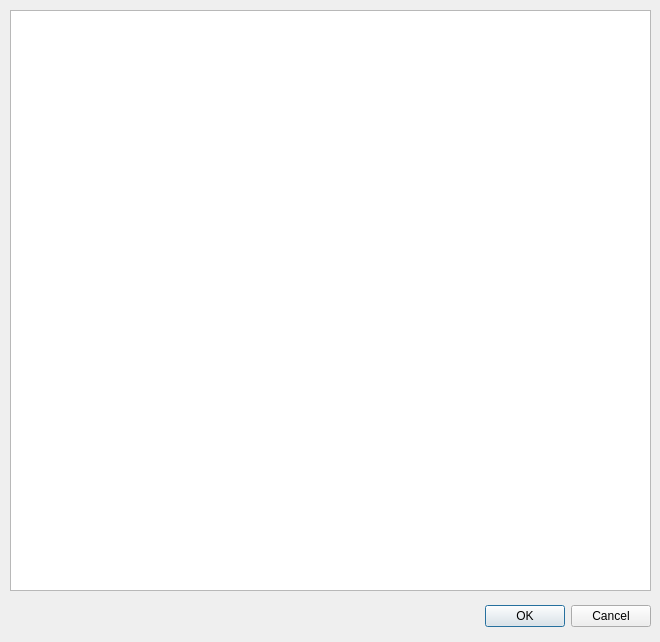
<?xml version="1.0" encoding="UTF-8"?>
<ui version="4.0">
 <class>Dialog_2</class>
 <widget class="QDialog" name="Dialog_2">
  <property name="geometry">
   <rect>
    <x>0</x>
    <y>0</y>
    <width>660</width>
    <height>642</height>
   </rect>
  </property>
  <property name="windowTitle">
   <string>Dialog</string>
  </property>
  <widget class="QDialogButtonBox" name="buttonBox">
   <property name="geometry">
    <rect>
     <x>310</x>
     <y>600</y>
     <width>341</width>
     <height>32</height>
    </rect>
   </property>
   <property name="orientation">
    <enum>Qt::Horizontal</enum>
   </property>
   <property name="standardButtons">
    <set>QDialogButtonBox::Cancel|QDialogButtonBox::Ok</set>
   </property>
  </widget>
  <widget class="QTableWidget" name="tableWidget">
   <property name="geometry">
    <rect>
     <x>10</x>
     <y>10</y>
     <width>641</width>
     <height>581</height>
    </rect>
   </property>
  </widget>
 </widget>
 <resources/>
 <connections>
  <connection>
   <sender>buttonBox</sender>
   <signal>accepted()</signal>
   <receiver>Dialog_2</receiver>
   <slot>accept()</slot>
   <hints>
    <hint type="sourcelabel">
     <x>248</x>
     <y>254</y>
    </hint>
    <hint type="destinationlabel">
     <x>157</x>
     <y>274</y>
    </hint>
   </hints>
  </connection>
  <connection>
   <sender>buttonBox</sender>
   <signal>rejected()</signal>
   <receiver>Dialog_2</receiver>
   <slot>reject()</slot>
   <hints>
    <hint type="sourcelabel">
     <x>316</x>
     <y>260</y>
    </hint>
    <hint type="destinationlabel">
     <x>286</x>
     <y>274</y>
    </hint>
   </hints>
  </connection>
 </connections>
</ui>
